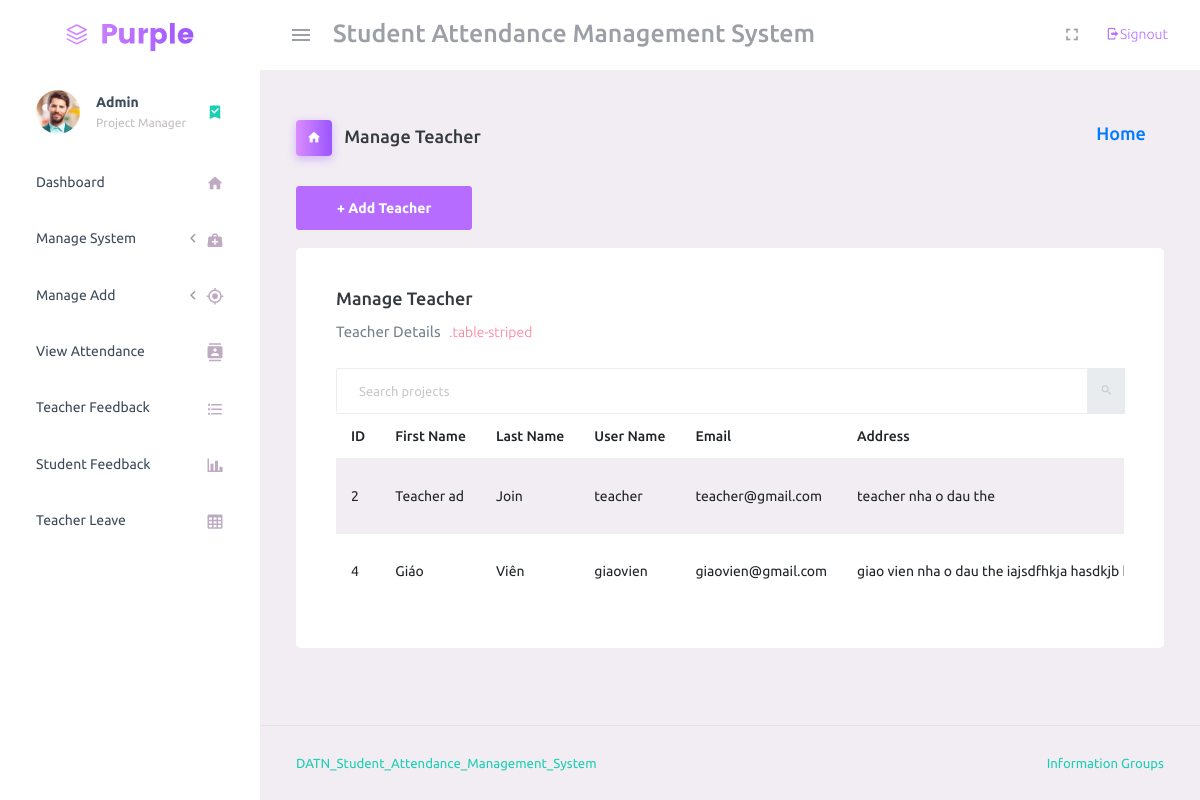
/manage_teacher/ (signed in), run on the app's committed database.
### student_management_app/models.py (models this page shows)
class Teachers(models.Model):
    id = models.AutoField(primary_key=True)
    name = models.CharField(max_length=255)
    email = models.CharField(max_length=255)
    password = models.CharField(max_length=255)
    admin = models.OneToOneField(CustomUser, on_delete=models.CASCADE)
    address = models.TextField()
    created_at = models.DateTimeField(auto_now_add=True)
    updated_at = models.DateTimeField(auto_now_add=True)
    objects = models.Manager()

class CustomUser(AbstractUser):
    user_type_data = ((1, "HOD"), (2, "Teacher"), (3, "Student"))
    user_type = models.CharField(default=1, choices=user_type_data, max_length=10)

### student_management_app/HodViews.py (the view)
# urls.py: path('manage_teacher/', HodViews.manage_teacher, name="manage_teacher"),
def manage_teacher(request):
    teachers = Teachers.objects.all()
    context = {
        "teachers": teachers
    }
    return render(request, "hod_template/manage_teacher_template.html", context)

### student_management_app/LoginCheckMiddleWare.py (called while the page is built, shortened)
    def process_view(self, request, view_func, view_args, view_kwargs):
        modulename = view_func.__module__
        user = request.user
        if user.is_authenticated:
            if user.user_type == "1":
                if modulename == "student_management_app.HodViews":
                    pass
                elif modulename == "student_management_app.views" or modulename == "django.views.static":
                    pass
                else:
                    return redirect("admin_home")
            else:
                return redirect("login")
        else:
            if request.path == reverse("login") or request.path == reverse("doLogin"):
                pass
            else:
                return redirect("login")

### student_management_app/templates/hod_template/manage_teacher_template.html (shortened to what this page needs)
{% extends 'hod_template/base_template.html'%}
{% load static %}
{% block page_title %}
Manage Teacher
{% endblock page_title %}
{% block content %}
    <a class="btn btn-primary" href="{% url 'add_teacher' %}" role="button">+ Add Teacher</a> <br/>&nbsp;
    <div class="card">
        <div class="card-body">
        <div class="search-field d-none d-md-block">
            <h4 class="card-title">Manage Teacher</h4>
            <p class="card-description"> Teacher Details <code>.table-striped</code></p>
            <form class="d-flex align-items-center h-100" action="#">
            <div class="input-group">
                <input type="text" class="form-control bg-transparent border-5" placeholder="Search projects">
                <div class="input-group-prepend bg-transparent">
                    <i class="input-group-text border-0 mdi mdi-magnify"></i>
                </div>
            </div>
            </form>
        </div>
        <div class="card-body table-responsive p-0">
            <table class="table table-striped table-hover text-nowrap ">
                <thead>
                <tr>
                    <th> ID </th>
                    <th> First Name </th>
                    <th> Last Name </th>
                    <th> User Name </th>
                    <th> Email </th>
                    <th> Address </th>
                </tr>
                </thead>
                <tbody>
                {% for teacher in teachers %}
                    <tr>
                        <td> {{ teacher.admin.id }}</td>
                        <td> {{ teacher.admin.first_name }}</td>
                        <td> {{ teacher.admin.last_name }}</td>
                        <td> {{ teacher.admin.username }}</td>
                        <td> {{ teacher.admin.email }}</td>
                        <td> {{ teacher.address }}</td>
                    </tr>
                {% endfor %}
                </tbody>
            </table>
        </div>
        </div>
    </div>
{% endblock content %}

### data on the page
Teachers: admin.id "2", admin.first_name "Teacher ad", admin.last_name "Join", admin.username "teacher", admin.email "teacher@gmail.com", address "teacher nha o dau the"
Teachers: admin.id "4", admin.first_name "Giáo", admin.last_name "Viên", admin.username "giaovien", admin.email "giaovien@gmail.com", address "giao vien nha o dau the iajsdfhkja hasdkjb…"
